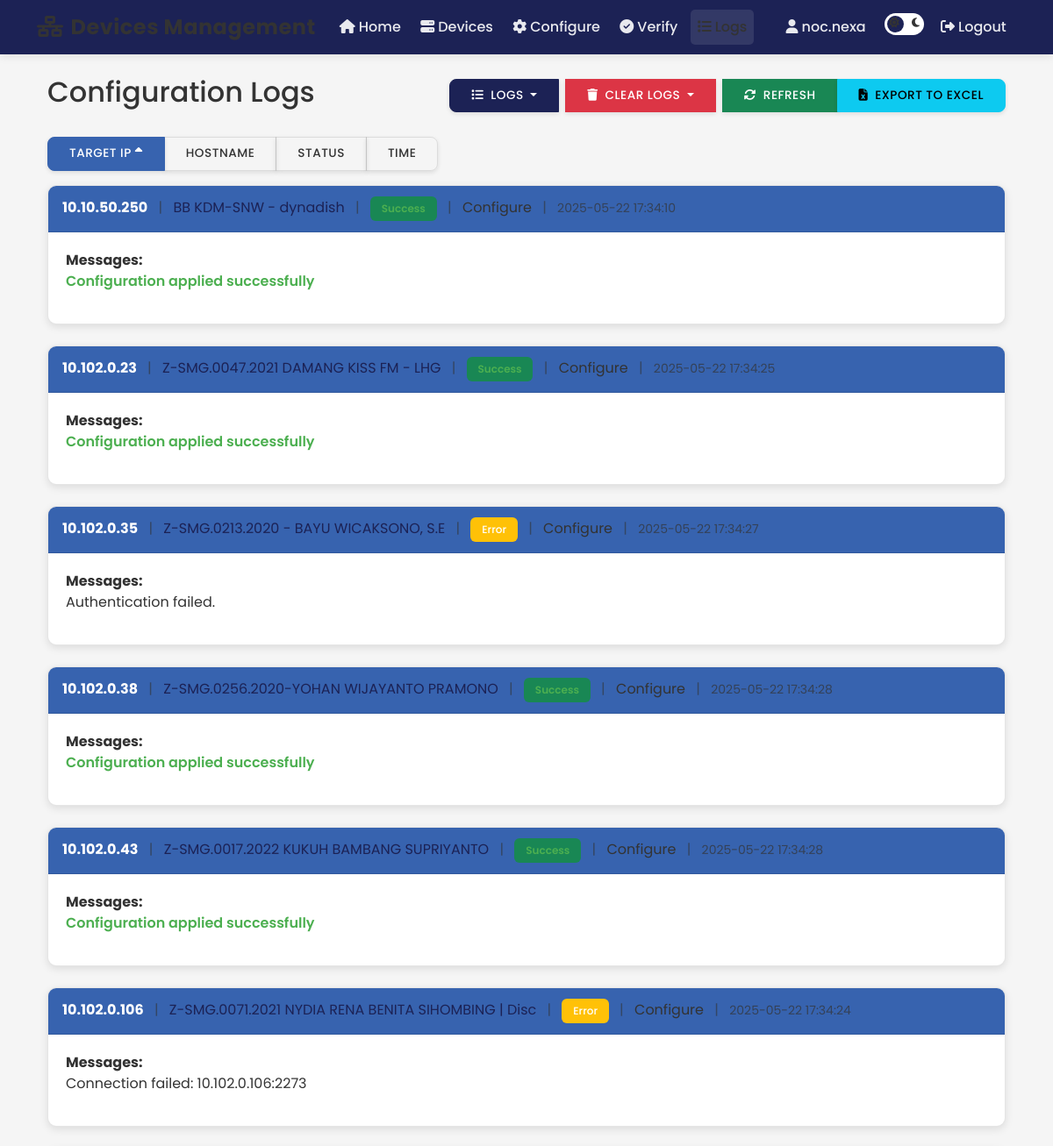
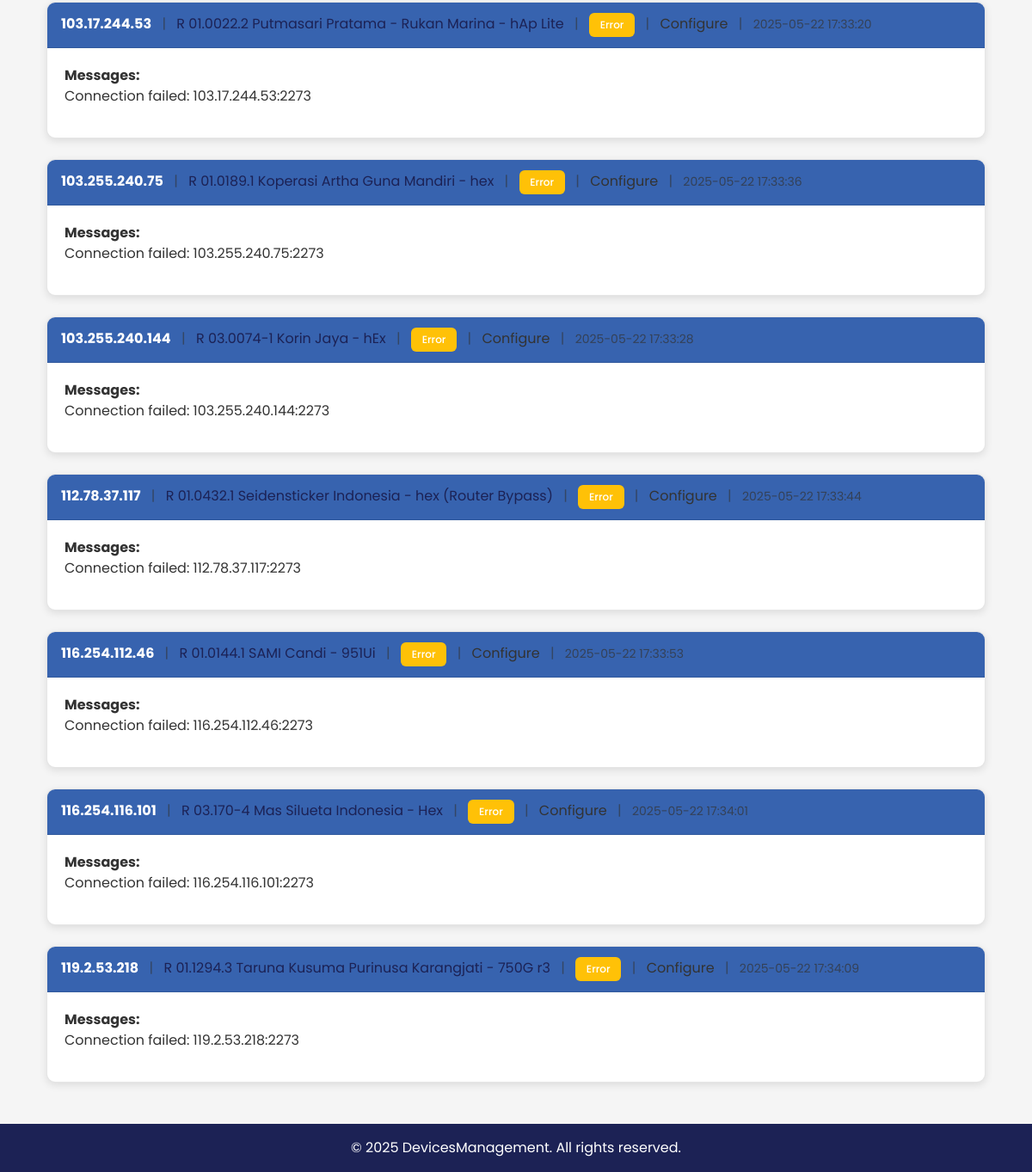
Screenshot of /log/ (signed in) with the database file from the repository (2 pictures, top to bottom).
### NA_Apps/models.py (models this page shows, shortened)
class Log(models.Model):
    ACTION_CHOICES = [
        ("Configure",   "Configure"),
        ("Verify",      "Verify"),
        ("Connect API", "Connect API"),
    ]
    STATUS_CHOICES = [
        ("Success", "Success"),
        ("Error",   "Error"),
    ]
    target   = models.CharField(max_length=255)
    action   = models.CharField(max_length=30,  choices=ACTION_CHOICES)
    status   = models.CharField(max_length=10,  choices=STATUS_CHOICES)
    time     = models.DateTimeField(default=timezone.now)
    messages = models.TextField(blank=True)
    command  = models.TextField(blank=True)
    output   = models.TextField(blank=True)
    class Meta:
        ordering = ["-id"]      # log terbaru tampil duluan

class Device(models.Model):
    ip_address = models.GenericIPAddressField(unique=True)
    hostname   = models.CharField(max_length=100, blank=True)
    username   = models.CharField(max_length=50)
    password   = models.CharField(max_length=255)
    api_port   = models.PositiveIntegerField(null=True, blank=True)
    ssh_port   = models.PositiveIntegerField(default=22)
    vendor     = models.CharField(max_length=30, default="mikrotik")

### NA_Apps/views.py (the view, shortened to what this page needs)
# urls.py: path('log/', views.log, name='log'),
@login_required(login_url='login')
def log(request):
    sort_by = request.GET.get("sort_by", "target")
    order   = request.GET.get("order", "asc")
    qs = Log.objects.filter(action__in=["Configure", "Connect API"])
    logs_with_hostname = []
    for log in qs:
        try:
            device = Device.objects.get(ip_address=log.target)
            hostname = device.hostname or '-'
        except Device.DoesNotExist:
            hostname = '-'
        log.hostname = hostname  # Tambahkan hostname ke objek log
        logs_with_hostname.append(log)
    if sort_by == "target":
        logs_with_hostname = sorted(logs_with_hostname,
                                  key=lambda l: ipaddress.ip_address(l.target),
                                  reverse=(order == "desc"))
    elif sort_by == "hostname":
        logs_with_hostname = sorted(logs_with_hostname,
                                  key=lambda l: l.hostname.lower(),
                                  reverse=(order == "desc"))
    elif sort_by == "status":
        logs_with_hostname = sorted(logs_with_hostname,
                                  key=lambda l: l.status,
                                  reverse=(order == "desc"))
    if request.GET.get('export') == 'excel':
        return export_logs_to_excel(logs_with_hostname, "Configuration_Logs")
    return render(request, "log.html", {
        "logs": logs_with_hostname,
        "devices": Device.objects.all(),
        "current_sort": sort_by,
        "current_order": order,
        "next_order": "desc" if order == "asc" else "asc",
        "log_type": "Configuration Logs"
    })

### templates/log.html (shortened to what this page needs)
{% extends 'base.html' %}
{% block content %}
<div class="container mt-4">
    <div class="d-flex justify-content-between align-items-center mb-4">
        <h2>{{ log_type }}</h2>
        <div class="btn-group">
            <div class="dropdown me-2">
                <button class="btn btn-primary dropdown-toggle" type="button" id="logsDropdown" data-bs-toggle="dropdown" aria-expanded="false">
                    <i class="fas fa-list me-2"></i>Logs
                </button>
            </div>
            <div class="dropdown me-2">
                <button class="btn btn-danger dropdown-toggle" type="button" id="clearLogsDropdown" data-bs-toggle="dropdown" aria-expanded="false">
                    <i class="fas fa-trash me-2"></i>Clear Logs
                </button>
            </div>
            <a href="{{ request.path }}?{{ request.GET.urlencode }}" class="btn btn-success">
                <i class="fas fa-sync-alt me-2"></i>Refresh
            </a>
            <a href="{{ request.path }}?{{ request.GET.urlencode }}&export=excel" class="btn btn-info">
                <i class="fas fa-file-excel me-2"></i>Export to Excel
            </a>
        </div>
    </div>
    {% if log_type == 'Configuration Logs' %}
    <div class="mb-3">
        <div class="btn-group">
            <a href="?sort_by=target&order={% if current_sort == 'target' and current_order == 'asc' %}desc{% else %}asc{% endif %}"
               class="btn btn-outline-secondary {% if current_sort == 'target' %}active{% endif %}">
                Target IP
                {% if current_sort == 'target' %}
                    <i class="fas fa-sort-{% if current_order == 'asc' %}up{% else %}down{% endif %}"></i>
                {% endif %}
            </a>
            <a href="?sort_by=hostname&order={% if current_sort == 'hostname' and current_order == 'asc' %}desc{% else %}asc{% endif %}"
               class="btn btn-outline-secondary {% if current_sort == 'hostname' %}active{% endif %}">
                Hostname
            </a>
            <a href="?sort_by=status&order={% if current_sort == 'status' and current_order == 'asc' %}desc{% else %}asc{% endif %}"
               class="btn btn-outline-secondary {% if current_sort == 'status' %}active{% endif %}">
                Status
            </a>
            <a href="?sort_by=time&order={% if current_sort == 'time' and current_order == 'asc' %}desc{% else %}asc{% endif %}"
               class="btn btn-outline-secondary {% if current_sort == 'time' %}active{% endif %}">
                Time
            </a>
        </div>
    </div>
    {% endif %}
    {% for log in logs %}
    <div class="log-entry">
        <div class="log-header">
            <div>
                <strong>{{ log.target }}</strong>
                {% if log_type == 'Verify Logs' or log_type == 'Configuration Logs' %}
                <span class="mx-2" style="color: var(--text-color); opacity: 0.6;">|</span>
                <span style="color: var(--primary-color);">{{ log.hostname }}</span>
                {% endif %}
                <span class="mx-2" style="color: var(--text-color); opacity: 0.6;">|</span>
                <td><span class="badge {% if log.status == 'Success' %}bg-success{% elif log.status == 'Failed' %}bg-danger{% else %}bg-warning{% endif %} status-{{ log.status|lower }}">{{ log.status }}</span></td>
                <span class="mx-2" style="color: var(--text-color); opacity: 0.6;">|</span>
                <span style="color: var(--text-color);">{{ log.action }}</span>
                <span class="mx-2" style="color: var(--text-color); opacity: 0.6;">|</span>
                <small style="color: var(--text-color); opacity: 0.7;">{{ log.time|date:"Y-m-d H:i:s" }}</small>
            </div>
        </div>
        <div class="log-body">
            {% if log.messages %}
            <div class="mb-3">
                <strong>Messages:</strong>
                <p class="mb-2" style="color: var(--text-color);"><span class="status-{{ log.status|lower }}">{{ log.messages }}</span></p>
            </div>
            {% endif %}
        </div>
    </div>
    {% empty %}
    <div class="alert" style="background-color: var(--secondary-color); color: var(--dark-teal); border: none; border-radius: 10px;">
        <i class="fas fa-info-circle me-2"></i>No logs found.
    </div>
    {% endfor %}
</div>
{% endblock %}

### templates/base.html (shortened to what this page needs)
{% load static %}
<!DOCTYPE html>
<html lang="en" data-bs-theme="light">
<head>
    <link href="https://cdn.jsdelivr.net/npm/bootstrap@5.3.0/dist/css/bootstrap.min.css" rel="stylesheet">
    <link href="https://cdnjs.cloudflare.com/ajax/libs/font-awesome/6.4.0/css/all.min.css" rel="stylesheet">
</head>
<body>
    <nav class="navbar navbar-expand-lg mb-4">
        <div class="container">
            <a class="navbar-brand" href="{% url 'home' %}">
                <i class="fas fa-network-wired me-2"></i><span style="color: var(--primary-text);">Devices Management</span>
            </a>
            <div class="collapse navbar-collapse" id="navbarNav">
                <ul class="navbar-nav me-auto">
                    <li class="nav-item">
                        <a class="nav-link {% if request.path == '/' %}active{% endif %}" href="{% url 'home' %}">
                            <i class="fas fa-home me-1"></i>Home
                        </a>
                    </li>
                    <li class="nav-item">
                        <a class="nav-link {% if '/devices/' in request.path %}active{% endif %}" href="{% url 'devices' %}">
                            <i class="fas fa-server me-1"></i>Devices
                        </a>
                    </li>
                    <li class="nav-item">
                        <a class="nav-link {% if '/configure/' in request.path %}active{% endif %}" href="{% url 'configure' %}">
                            <i class="fas fa-cog me-1"></i>Configure
                        </a>
                    </li>
                    <li class="nav-item">
                        <a class="nav-link {% if '/verify/' in request.path %}active{% endif %}" href="{% url 'verify_config' %}">
                            <i class="fas fa-check-circle me-1"></i>Verify
                        </a>
                    </li>
                    <li class="nav-item">
                        <a class="nav-link {% if '/log/' in request.path %}active{% endif %}" href="{% url 'log' %}">
                            <i class="fas fa-list me-1"></i>Logs
                        </a>
                    </li>
                </ul>
                <ul class="navbar-nav align-items-center">
                    <li class="nav-item">
                        <span class="nav-link">
                            <i class="fas fa-user me-1"></i>{{ user.username }}
                        </span>
                    </li>
                    <li class="nav-item">
                        <div class="theme-toggle" id="themeToggle">
                            <i class="fas fa-sun"></i>
                            <i class="fas fa-moon"></i>
                        </div>
                    </li>
                    <li class="nav-item ms-2">
                        <a class="nav-link" href="{% url 'logout' %}">
                            <i class="fas fa-sign-out-alt me-1"></i>Logout
                        </a>
                    </li>
                </ul>
            </div>
        </div>
    </nav>
    <div class="container mb-5">
        {% block content %}
        {% endblock %}
    </div>
    <footer class="mt-5 py-3">
        <div class="container text-center">
            <span>© {% now "Y" %} DevicesManagement. All rights reserved.</span>
        </div>
    </footer>
</body>
</html>

### templates/base.html (style rules this page uses)
:root { --dark-blue: #1C2255; --light-blue: #71CFEB; --medium-blue: #3763AF; --orange: #F37021; --light-orange: #FD9612; --success-color: #4CAF50; --danger-color: #F44336; --warning-color: #FF9800; --primary-color: var(--dark-blue); --secondary-color: var(--medium-blue); --accent-color: var(--orange); --bg-color: #F5F5F5; --text-color: #333333; --card-bg: #ffffff; --card-text: #333333; --icon-color: var(--white); --border-color: rgba(0,0,0,0.1); --nav-text: rgba(255,255,255,0.9); --table-header-bg: var(--dark-blue); --table-header-text: #ffffff; --table-bg: #ffffff; --table-text: #333333; --table-hover: rgba(113, 207, 235, 0.1); --footer-bg: var(--dark-blue); --footer-text: #ffffff; --dashboard-blue-card: var(--medium-blue); --dashboard-orange-card: var(--orange); --dashboard-turquoise-card: var(--light-blue); --command-bg: var(--orange); --output-bg: var(--dark-blue); }
body { font-family: 'Poppins', sans-serif; background-color: var(--bg-color); color: var(--text-color); transition: background-color 0.3s ease, color 0.3s ease; }
.navbar { background-color: var(--primary-color); box-shadow: 0 2px 10px rgba(0,0,0,0.1); }
.navbar-brand { color: var(--light-beige) !important; font-weight: 700; font-size: 1.5rem; letter-spacing: 0.5px; }
.nav-link { color: var(--nav-text) !important; font-weight: 500; transition: all 0.3s ease; padding: 0.5rem 1rem; border-radius: 5px; margin: 0 0.2rem; }
.nav-link:hover, .nav-link.active { color: var(--light-beige) !important; background-color: rgba(255,255,255,0.1); }
.btn { border-radius: 8px; font-weight: 500; padding: 0.5rem 1.5rem; transition: all 0.3s ease; text-transform: uppercase; font-size: 0.85rem; letter-spacing: 0.5px; box-shadow: 0 2px 5px rgba(0,0,0,0.1); }
.btn-primary { background-color: var(--primary-color); border-color: var(--primary-color); }
.badge { padding: 0.5rem 0.8rem; font-weight: 500; border-radius: 6px; }
footer { background-color: var(--footer-bg); color: var(--footer-text); padding: 1.5rem 0; margin-top: 3rem; }
.fa, .fas, .far, .fab { color: var(--icon-color); transition: color 0.3s ease; }
.status-success { color: var(--success-color) !important; font-weight: 600; }
.theme-toggle { cursor: pointer; width: 45px; height: 25px; border-radius: 25px; background-color: var(--card-bg); position: relative; transition: all 0.3s ease; margin-left: 10px; display: inline-block; }
.theme-toggle::after { content: ''; position: absolute; width: 19px; height: 19px; border-radius: 50%; background-color: var(--primary-color); top: 3px; left: 3px; transition: all 0.3s ease; }
.theme-toggle .fa-sun, .theme-toggle .fa-moon { position: absolute; top: 5px; font-size: 12px; z-index: 1; color: var(--cream-color); }
.theme-toggle .fa-sun { left: 5px; }
.theme-toggle .fa-moon { right: 5px; }

### templates/log.html (style rules this page uses)
.status-success { color: #4CAF50 !important; font-weight: 600; }
.log-entry { border: 1px solid var(--border-color); border-radius: 10px; margin-bottom: 1.5rem; background-color: var(--card-bg); box-shadow: 0 3px 10px rgba(0,0,0,0.1); overflow: hidden; transition: all 0.3s ease; }
.log-header { padding: 0.75rem 1rem; background-color: var(--secondary-color); border-bottom: 1px solid var(--border-color); display: flex; justify-content: space-between; align-items: center; color: #ffffff; }
.log-body { padding: 1.25rem; color: var(--text-color); }
.btn-outline-secondary { color: var(--text-color); border-color: var(--border-color); }
.btn-outline-secondary:hover, .btn-outline-secondary.active { background-color: var(--secondary-color); border-color: var(--secondary-color); color: #ffffff; }
.btn-group > .dropdown:not(:last-child) > .btn { border-top-right-radius: 0; border-bottom-right-radius: 0; }
.btn-group > .dropdown:not(:first-child) > .btn { border-top-left-radius: 0; border-bottom-left-radius: 0; margin-left: -1px; }

### rows the page displays
Log: target "10.10.50.250", hostname "BB KDM-SNW - dynadish", status "Success", action "Configure", time "2025-05-22 17:34:10", messages "Configuration applied successfully"
Log: target "10.102.0.23", hostname "Z-SMG.0047.2021 DAMANG KISS FM - LHG", status "Success", action "Configure", time "2025-05-22 17:34:25", messages "Configuration applied successfully"
Log: target "10.102.0.35", hostname "Z-SMG.0213.2020 - BAYU WICAKSONO, S.E", status "Error", action "Configure", time "2025-05-22 17:34:27", messages "Authentication failed."
Log: target "10.102.0.38", hostname "Z-SMG.0256.2020-YOHAN WIJAYANTO PRAMONO", status "Success", action "Configure", time "2025-05-22 17:34:28", messages "Configuration applied successfully"
Log: target "10.102.0.43", hostname "Z-SMG.0017.2022 KUKUH BAMBANG SUPRIYANTO", status "Success", action "Configure", time "2025-05-22 17:34:28", messages "Configuration applied successfully"
Log: target "10.102.0.106", hostname "Z-SMG.0071.2021 NYDIA RENA BENITA SIHOMBING | Disc", status "Error", action "Configure", time "2025-05-22 17:34:24", messages "Connection failed: 10.102.0.106:2273"
Log: target "103.17.244.53", hostname "R 01.0022.2 Putmasari Pratama - Rukan Marina - hAp Lite", status "Error", action "Configure", time "2025-05-22 17:33:20", messages "Connection failed: 103.17.244.53:2273"
Log: target "103.255.240.75", hostname "R 01.0189.1 Koperasi Artha Guna Mandiri - hex", status "Error", action "Configure", time "2025-05-22 17:33:36", messages "Connection failed: 103.255.240.75:2273"
Log: target "103.255.240.144", hostname "R 03.0074-1 Korin Jaya - hEx", status "Error", action "Configure", time "2025-05-22 17:33:28", messages "Connection failed: 103.255.240.144:2273"
Log: target "112.78.37.117", hostname "R 01.0432.1 Seidensticker Indonesia - hex (Router Bypass)", status "Error", action "Configure", time "2025-05-22 17:33:44", messages "Connection failed: 112.78.37.117:2273"
Log: target "116.254.112.46", hostname "R 01.0144.1 SAMI Candi - 951Ui", status "Error", action "Configure", time "2025-05-22 17:33:53", messages "Connection failed: 116.254.112.46:2273"
Log: target "116.254.116.101", hostname "R 03.170-4 Mas Silueta Indonesia - Hex", status "Error", action "Configure", time "2025-05-22 17:34:01", messages "Connection failed: 116.254.116.101:2273"
Log: target "119.2.53.218", hostname "R 01.1294.3 Taruna Kusuma Purinusa Karangjati - 750G r3", status "Error", action "Configure", time "2025-05-22 17:34:09", messages "Connection failed: 119.2.53.218:2273"

### other values shown
{{ user.username }} "noc.nexa"
{{ log_type }} "Configuration Logs"
